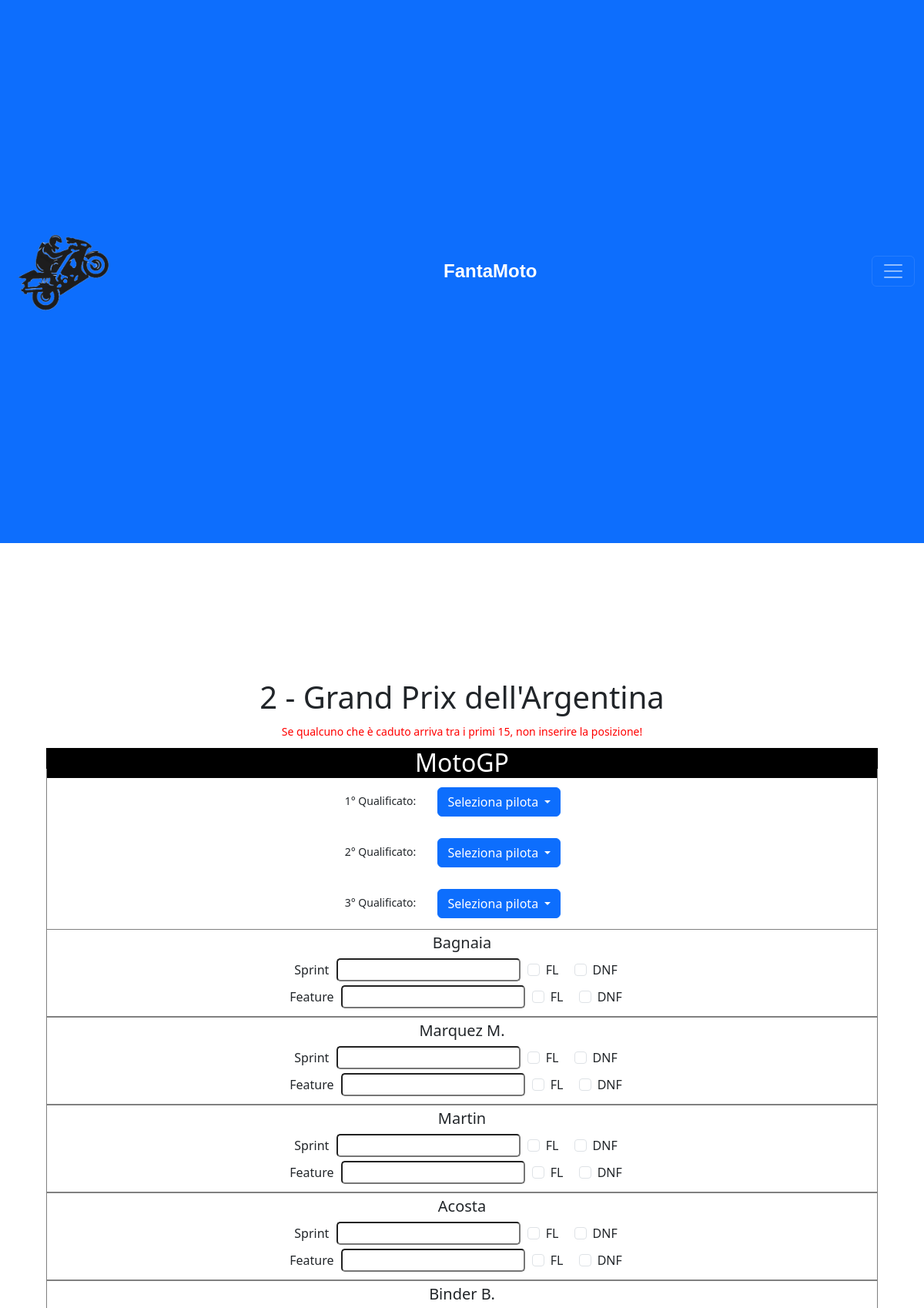
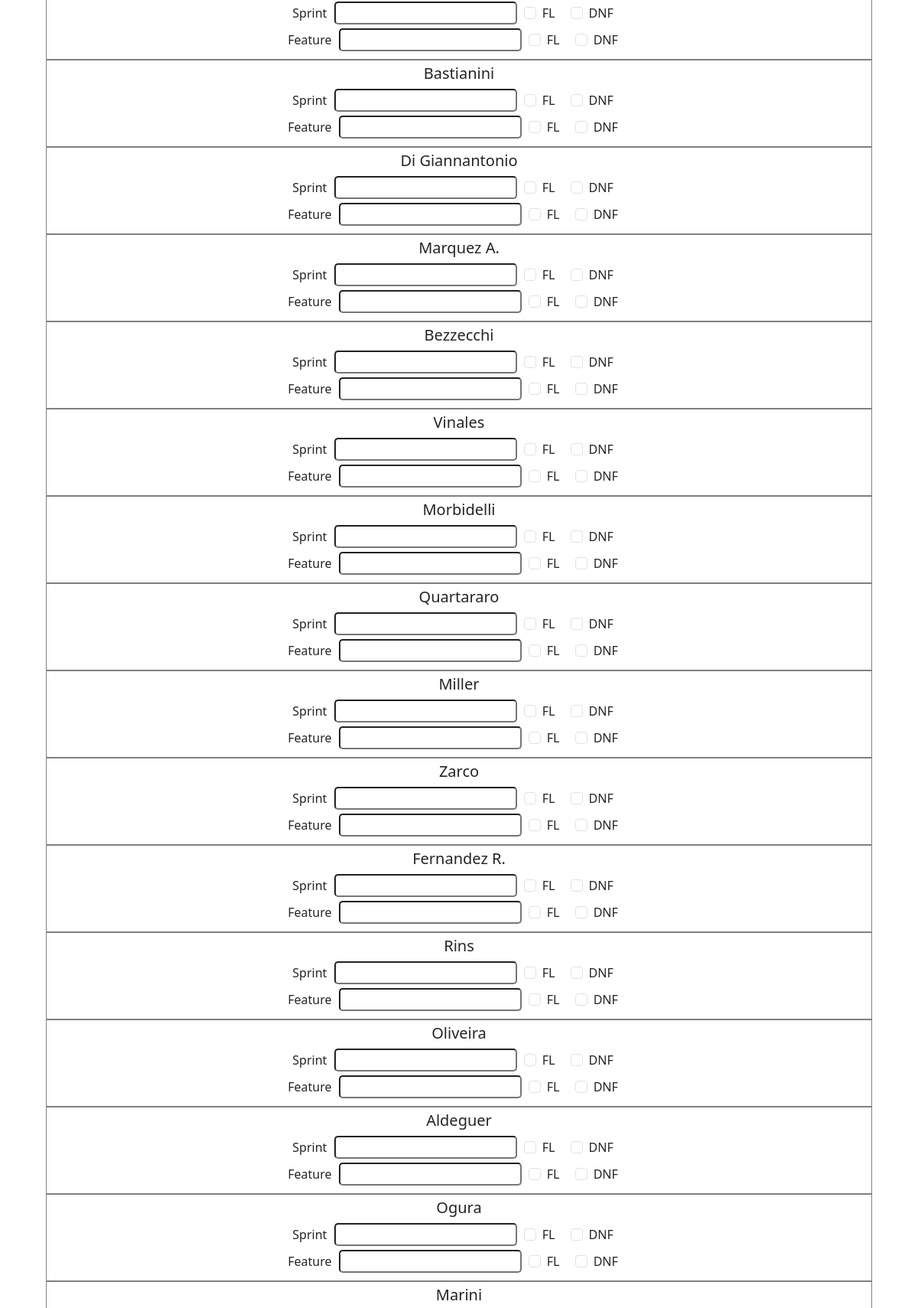
The page /fantamoto/calcolo-2 (signed in, upper part) on the database its author committed (2 pictures, top to bottom).
### fantamotori/models.py (models this page shows)
class Moto_giornata(models.Model):
    data = models.DateTimeField()
    categ = models.TextField()
    posto = models.TextField()
    calcolata = models.BooleanField(default=False)
    annullata = models.BooleanField(default=False)

class Moto_piloti(models.Model):
    nome = models.TextField()
    categoria = models.TextField()
    username = models.TextField()
    utente = models.ForeignKey(User, on_delete=models.PROTECT, blank=True, null=True)
    team = models.ForeignKey(Moto_team, on_delete=models.PROTECT, blank=True, null=True)
    gara01 = models.IntegerField(blank=True, null=True)
    gara02 = models.IntegerField(blank=True, null=True)
    gara03 = models.IntegerField(blank=True, null=True)
    gara04 = models.IntegerField(blank=True, null=True)
    gara05 = models.IntegerField(blank=True, null=True)
    gara06 = models.IntegerField(blank=True, null=True)
    gara07 = models.IntegerField(blank=True, null=True)
    gara08 = models.IntegerField(blank=True, null=True)
    gara09 = models.IntegerField(blank=True, null=True)
    gara10 = models.IntegerField(blank=True, null=True)
    gara11 = models.IntegerField(blank=True, null=True)
    gara12 = models.IntegerField(blank=True, null=True)
    gara13 = models.IntegerField(blank=True, null=True)
    gara14 = models.IntegerField(blank=True, null=True)
    gara15 = models.IntegerField(blank=True, null=True)
    gara16 = models.IntegerField(blank=True, null=True)
    gara17 = models.IntegerField(blank=True, null=True)
    gara18 = models.IntegerField(blank=True, null=True)
    gara19 = models.IntegerField(blank=True, null=True)
    gara20 = models.IntegerField(blank=True, null=True)
    gara21 = models.IntegerField(blank=True, null=True)
    gara22 = models.IntegerField(blank=True, null=True)
    totale = models.IntegerField(default=0)

### fantamotori/views.py (the view, shortened to what this page needs)
# urls.py: path("fantamoto/calcolo-<id>", views.moto_calcologara, name="fantamoto/calcolo_giornata"),
@login_required
def moto_calcologara(request, id):
    check_moto(request)
    check_admin(request, "moto")
    adesso = timezone.localtime()
    giornata = Moto_giornata.objects.get(id=id).data
    if giornata > adesso:
        return render(request, "errore.html", {
            "message": "LA GARA NON È ANCORA STATA DISPUTATA >:(",
            "cat": "moto"
        })
    calcolata = Moto_giornata.objects.get(id=id).calcolata
    posto = Moto_giornata.objects.get(id=id).posto
    if not calcolata:
        piloti = Moto_piloti.objects.all()
    else:
        return render(request, "errore.html", {
            "message": f"LA GARA SELEZIONATA ({posto}) È GIÀ STATA CALCOLATA!",
            "cat": "moto"
        })
    categorie = Moto_giornata.objects.get(id=id).categ
    listacat = categorie.split(",")
    numeroquali = ["1","2","3"]
    moto_listapiloti = []
    moto_allpilotilista = Moto_piloti.objects.all().values("nome")
    for moto_pilotalista in moto_allpilotilista:
        moto_listapiloti.append(moto_pilotalista["nome"])
    return render(request, "fantamoto/calcolo_gara.html", {
        "id": id,
        "posto": posto,
        "piloti": piloti,
        "listacat": listacat,
        "numeroquali": numeroquali,
        "cat": "moto",
        "listapiloti": moto_listapiloti
    })

### fantamotori/views.py (called while the page is built)
def check_moto(request):
    if request.user.fanta != 0 and request.user.fanta != 1:
        raise PermissionDenied()

def check_admin(request, categoria):
    autorizzati = ["Tazza", "Albwin27", "Cortez Black Team", "Cicciobirro01"]
    if request.user.username not in autorizzati:
        raise PermissionDenied()

### fantamotori/templates/fantamoto/calcolo_gara.html (shortened to what this page needs)
{% extends "layout.html" %}
{% block body %}
<div class="imppagina">
    <div style="text-align: center; margin-bottom: 10px;">
        <h1>{{id}} - {{posto}}</h1>
        <small style="color: red;">Se qualcuno che è caduto arriva tra i primi 15, non inserire la posizione!</small>
    </div>
    <form method="POST" action="calcolo-{{id}}" onsubmit="return confirm('Confermare tutti i risultati?');">
        {% for categoria in listacat %}
            {% if categoria == "3" %}
                <br>
            {% elif categoria == "2" %}
                <br>
            {% elif categoria == "gp" %}
                <h2 class="gior-cat">MotoGP</h2>
                {% for quali in numeroquali %}
                <div style="margin: -20px 0 -10px 0; text-align: center; border-left: 1px solid gray; border-right: 1px solid gray;">
                    <small style="display: inline-block">{{quali}}° Qualificato:</small>
                    <div class="dropdown m-4" style="display: inline-block">
                        <button class="btn btn-primary dropdown-toggle" type="button" id="dropdownMenuButton{{categoria}}-{{quali}}" data-bs-toggle="dropdown" aria-expanded="false">
                            Seleziona pilota
                        </button>
                    </div>
                </div>
                {% endfor %}
                {% for pilota in piloti %}
                    {% if pilota.categoria == "MotoGP" %}
                        <div style="border: 1px solid gray; padding: 5px 5px 5px 5px;">
                            <h5 style="text-align: center;">{{ pilota.nome }}</h5>
                            <div style="text-align: center; margin-bottom: 5px;">
                                <label style="display: inline;">Sprint</label>
                                <input name="{{categoria}}-spr-{{pilota.nome}}" type="number" style="display: inline; margin: 0 5px 0 5px; border-radius: 5px;">
                                <div class="form-check form-check-inline">
                                    <label for="{{categoria}}-flspr-{{pilota.nome}}" class="form-check-label">FL</label>
                                    <input name="{{categoria}}-flspr-{{pilota.nome}}" class="form-check-input" type="checkbox">
                                </div>
                                <div class="form-check form-check-inline">
                                    <label for="{{categoria}}-dnfspr-{{pilota.nome}}" class="form-check-label">DNF</label>
                                    <input name="{{categoria}}-dnfspr-{{pilota.nome}}" class="form-check-input" type="checkbox">
                                </div>
                            </div>
                            <div style="text-align: center; margin-bottom: 5px;">
                                <label style="display: inline;">Feature</label>
                                <input name="{{categoria}}-feat-{{pilota.nome}}" type="number" style="display: inline; margin: 0 5px 0 5px; border-radius: 5px;">
                                <div class="form-check form-check-inline">
                                    <label for="{{categoria}}-flfeat-{{pilota.nome}}" class="form-check-label">FL</label>
                                    <input name="{{categoria}}-flfeat-{{pilota.nome}}" class="form-check-input" type="checkbox">
                                </div>
                                <div class="form-check form-check-inline">
                                    <label for="{{categoria}}-dnffeat-{{pilota.nome}}" class="form-check-label">DNF</label>
                                    <input name="{{categoria}}-dnffeat-{{pilota.nome}}" class="form-check-input" type="checkbox">
                                </div>
                            </div>
                        </div>
                    {% endif %}
                {% endfor %}
                <br>
            {% endif %}
        {% endfor %}
    </form>
</div>
{% endblock %}

### fantamotori/static/styles.css (style rules this page uses)
body { margin: auto; max-width: 1440px; }
.imppagina { top: 10%; width: 100%; padding: 0 5% 0 5%; position: absolute; }
.gior-cat { background-color: black; color: white; text-align: center; }

### rows shown on the page
Moto_giornata: posto "Grand Prix dell'Argentina"
Moto_piloti: nome "Bagnaia"
Moto_piloti: nome "Marquez M."
Moto_piloti: nome "Martin"
Moto_piloti: nome "Acosta"
Moto_piloti: nome "Binder B."
Moto_piloti: nome "Bastianini"
Moto_piloti: nome "Di Giannantonio"
Moto_piloti: nome "Marquez A."
Moto_piloti: nome "Bezzecchi"
Moto_piloti: nome "Vinales"
Moto_piloti: nome "Morbidelli"
Moto_piloti: nome "Quartararo"
Moto_piloti: nome "Miller"
Moto_piloti: nome "Zarco"
Moto_piloti: nome "Fernandez R."
Moto_piloti: nome "Rins"
Moto_piloti: nome "Oliveira"
Moto_piloti: nome "Aldeguer"
Moto_piloti: nome "Ogura"
Moto_piloti: nome "Marini"

### other values the page prints
{{ id }} "2"
{{ quali }} "1" "2" "3"
